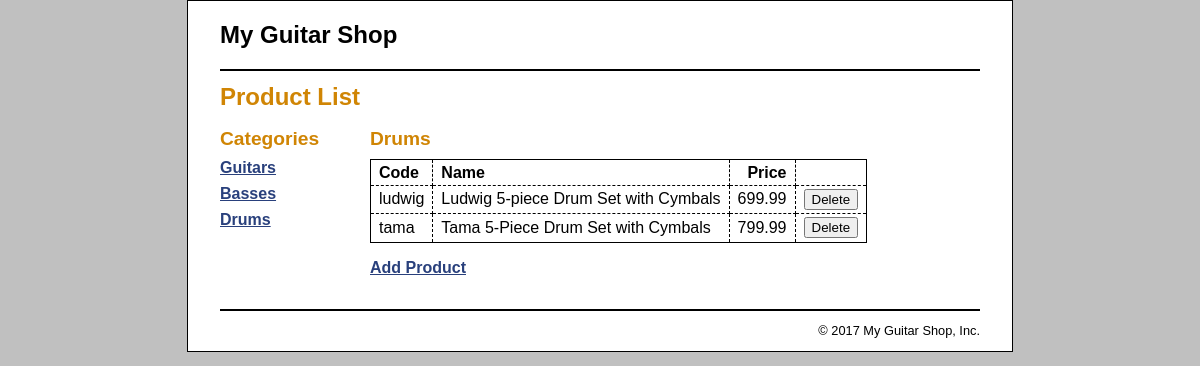
Screenshot of /product_manager/index.php?category_id=3 with the database file from the repository.
### tables this page shows
CREATE TABLE `categories` (
  `categoryID` int(11) NOT NULL,
  `categoryName` varchar(255) NOT NULL
);

CREATE TABLE `products` (
  `productID` int(11) NOT NULL,
  `categoryID` int(11) NOT NULL,
  `productCode` varchar(10) NOT NULL,
  `productName` varchar(255) NOT NULL,
  `listPrice` decimal(10,2) NOT NULL
);

### model/category_db.php (called while the page is built, shortened)
<?php
function get_categories() {
    global $db;
    $query = 'SELECT * FROM categories
              ORDER BY categoryID';
    $statement = $db->prepare($query);
    $statement->execute();
    return $statement;
}
function get_category_name($category_id) {
    global $db;
    $query = 'SELECT * FROM categories
              WHERE categoryID = :category_id';
    $statement = $db->prepare($query);
    $statement->bindValue(':category_id', $category_id);
    $statement->execute();
    $category = $statement->fetch();
    $category_name = $category['categoryName'];
    return $category_name;
}
?>

### model/product_db.php (called while the page is built, shortened)
<?php
function get_products_by_category($category_id) {
    global $db;
    $query = 'SELECT * FROM products
              WHERE products.categoryID = :category_id
              ORDER BY productID';
    $statement = $db->prepare($query);
    $statement->bindValue(":category_id", $category_id);
    $statement->execute();
    $products = $statement->fetchAll();
    return $products;
}
?>

### product_manager/product_list.php (the view, shortened to what this page needs)
<?php include '../view/header.php'; ?>
<main>
    <h1>Product List</h1>
    <aside>
        <h2>Categories</h2>
        <nav>
        <ul>
        <?php foreach ($categories as $category) : ?>
            <li>
            <a href="?category_id=<?php echo $category['categoryID']; ?>">
                <?php echo $category['categoryName']; ?>
            </a>
            </li>
        <?php endforeach; ?>
        </ul>
        </nav>
    </aside>
    <section>
        <h2><?php echo $category_name; ?></h2>
        <table>
            <tr>
                <th>Code</th>
                <th>Name</th>
                <th class="right">Price</th>
                <th>&nbsp;</th>
            </tr>
            <?php foreach ($products as $product) : ?>
            <tr>
                <td><?php echo $product['productCode']; ?></td>
                <td><?php echo $product['productName']; ?></td>
                <td class="right"><?php echo $product['listPrice']; ?></td>
                <td><form action="." method="post">
                    <input type="submit" value="Delete">
                </form></td>
            </tr>
            <?php endforeach; ?>
        </table>
        <p class="last_paragraph">
            <a href="?action=show_add_form">Add Product</a>
        </p>
    </section>
</main>
<?php include '../view/footer.php'; ?>

### main.css (style rules this page uses)
html { background-color: rgb(192, 192, 192); }
body { font-family: Arial, Helvetica, sans-serif; width: 760px; margin: 0 auto; padding: 0 2em; background-color: white; border: 1px solid black; }
aside { float: left; width: 150px; }
section { float: left; width: 500px; }
h1 { font-size: 150%; margin: .5em 0; }
h2 { font-size: 120%; margin: .25em 0 .5em; }
h1, h2 { color: rgb(208, 133, 4); }
ul { list-style-type: none; margin: 0; padding-left: 0; padding-bottom: 1em; }
li { padding-bottom: 0.5em; }
a { color: rgb(41, 64, 124); font-weight: bold; }
table { border: 1px solid black; border-collapse: collapse; margin-bottom: 1em; }
td, th { border: 1px dashed black; padding: .2em .5em .2em .5em; text-align: left; }
.right { text-align: right; }
.last_paragraph { margin-bottom: 2em; }

### rows the page displays
categories: categoryName "Guitars"
categories: categoryName "Basses"
categories: categoryName "Drums"
products: productCode "ludwig", productName "Ludwig 5-piece Drum Set with Cymbals", listPrice "699.99"
products: productCode "tama", productName "Tama 5-Piece Drum Set with Cymbals", listPrice "799.99"
